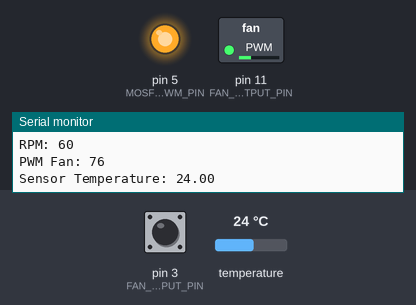
This sketch was run on a simulated Arduino Uno, built with avr-gcc and run on an emulated ATmega328P. On the bench: switched loads named in the sketch (green lamp = pin HIGH), output pins drawn as LEDs (lit = HIGH), the last lines printed to the serial monitor. Inputs (shaded band) come from the test bench; at power-on: temperature 24 °C, pin 3 (FAN_TACH_INPUT_PIN) HIGH.

Above: at 3.3 s.
3.4 s: temperature set to 19 °C
At 5.2 s:
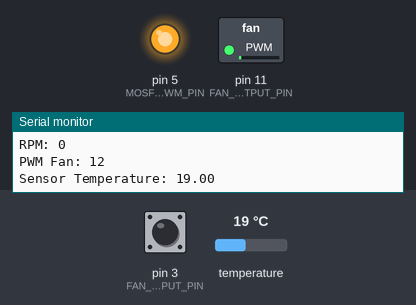
5.8 s: temperature set to 33 °C
At 6.5 s:
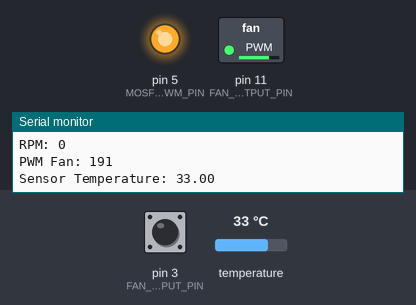
7.5 s: temperature set to 41 °C
At 9.0 s:
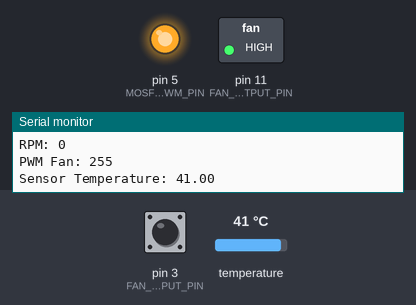
Timing chart, 0 to 10.5 s (numbered marks = the images above; inputs shaded):
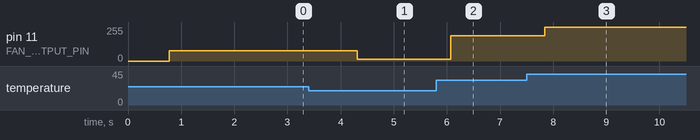

Measured:
- after the input at 3.4 s, pin 11 (FAN_PWM_OUTPUT_PIN): 76/255 → 12/255 after 0.91 s
- after the input at 5.8 s, pin 11 (FAN_PWM_OUTPUT_PIN): 12/255 → 191/255 after 0.28 s
- after the input at 7.5 s, pin 11 (FAN_PWM_OUTPUT_PIN): 191/255 → 255/255 after 0.34 s

The sketch:

model_3.ino
```cpp
#include <OneWire.h>
#include <DallasTemperature.h>

// Pins
#define FAN_PWM_OUTPUT_PIN 11  // Pin where the PWM signal for the fan will be sent
#define FAN_TACH_INPUT_PIN 3  // Tachometer pin
#define TEMP_SENSOR_PIN 8  // Temperature sensor pin
#define MOSFET_PWM_PIN 5 // Mosfet PWM pin

// Setup a oneWire instance to communicate with any OneWire device
OneWire oneWire(TEMP_SENSOR_PIN);

// Pass our oneWire reference to Dallas Temperature.
DallasTemperature sensors(&oneWire);

// Global variables
unsigned long lastTime = 0;
unsigned long lastPulseCount = 0;
unsigned long rpm = 0;
float desiredTemperature = 28.0;  // Initial desired temperature
int pwmValue = 250;

void setup() {
  // Initialize serial communication
  Serial.begin(9600);

  // Initialize the temperature sensor library
  sensors.begin();

  // Configure PWM output pin for the fan
  pinMode(FAN_PWM_OUTPUT_PIN, OUTPUT);

  // Configure mosfet PWM pin as output
  pinMode(MOSFET_PWM_PIN, OUTPUT);

  // Configure fan tachometer pin
  pinMode(FAN_TACH_INPUT_PIN, INPUT_PULLUP);

  // Set MOSFET to provide constant power
  analogWrite(MOSFET_PWM_PIN, 255);
}

void loop() {
  float temperatureC = getTemperature();
  int pwmValueFan = calculatePwmValueFan(temperatureC);

  analogWrite(FAN_PWM_OUTPUT_PIN, pwmValueFan);

  unsigned long currentTime = millis();
  unsigned long deltaTime = currentTime - lastTime;

  if (deltaTime >= 1000) { // Calculate RPM every second
      unsigned long currentPulseCount = pulseCount();
      rpm = (currentPulseCount - lastPulseCount) * 60; // Calculate RPM based on received pulses
      lastPulseCount = currentPulseCount; // Update pulse count
      lastTime = currentTime; // Update reference time

      Serial.print("RPM: ");
      Serial.println(rpm);
  }

  // Send data to Serial Plotter
  Serial.print("PWM Fan: ");
  Serial.println(pwmValueFan);

  Serial.print("Sensor Temperature: ");
  Serial.println(temperatureC);

  delay(1000);
}

unsigned long pulseCount() {
   static unsigned long lastPulseCount = 0;
   static bool lastState = LOW; // Pin state in the last cycle
   unsigned long count = lastPulseCount;

   // Check for a transition from LOW to HIGH (pulse)
   if (digitalRead(FAN_TACH_INPUT_PIN) == HIGH && lastState == LOW) {
       count++;
   }
   lastState = digitalRead(FAN_TACH_INPUT_PIN); // Update last pin state
   lastPulseCount = count; // Update pulse count

   return count;
}

float getTemperature() {
  sensors.requestTemperatures();
  return sensors.getTempCByIndex(0);
}

int calculatePwmValueFan(float temperatureC) {
  float tempDifference = temperatureC - desiredTemperature;
  return constrain(map(tempDifference * 10, -100, 100, 0, 255), 0, 255);
}
```
